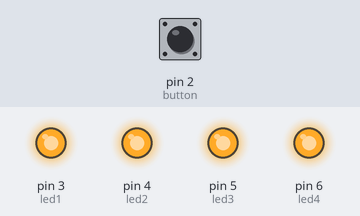
The sketch below on a simulated Arduino Uno, built with avr-gcc and run on an emulated ATmega328P. Shown: output pins drawn as LEDs (lit = HIGH). The test bench sets the inputs (shaded band); at power-on: pin 2 (button) HIGH.

Above: at 0.1 s.
At 5.1 s:
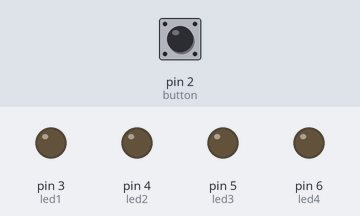
Timing chart, 0 to 6.6 s (numbered marks = the images above):
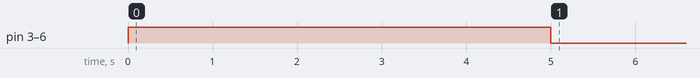

Measured:
- by itself, pin 3 (led1), pin 4 (led2), pin 5 (led3), pin 6 (led4): LOW → HIGH at 0.00 s, → LOW 5.0 s later

The sketch:

sketch_feb7b.ino
```cpp
// var declaration
int state = LOW;
int button = 2;
int led1 = 3;
int led2 = 4;
int led3 = 5;
int led4 = 6;

void setup() {
  // pin config
  pinMode (button, INPUT);
  pinMode (led1, OUTPUT);
  pinMode (led2, OUTPUT);
  pinMode (led3, OUTPUT);
  pinMode (led4, OUTPUT);

}
void loop() {
  while(digitalRead(button) == LOW) { // verify button state

  }

  state = digitalRead(led1); // read led1 state
  // turn on leds array
  digitalWrite(led1, !state);
  digitalWrite(led2, !state);
  digitalWrite(led3, !state);
  digitalWrite(led4, !state);

  delay(5000);
  digitalWrite(led1, LOW);
  digitalWrite(led2, LOW);
  digitalWrite(led3, LOW);
  digitalWrite(led4, LOW);
  while(digitalRead(button) == HIGH) {

  }

}
```
